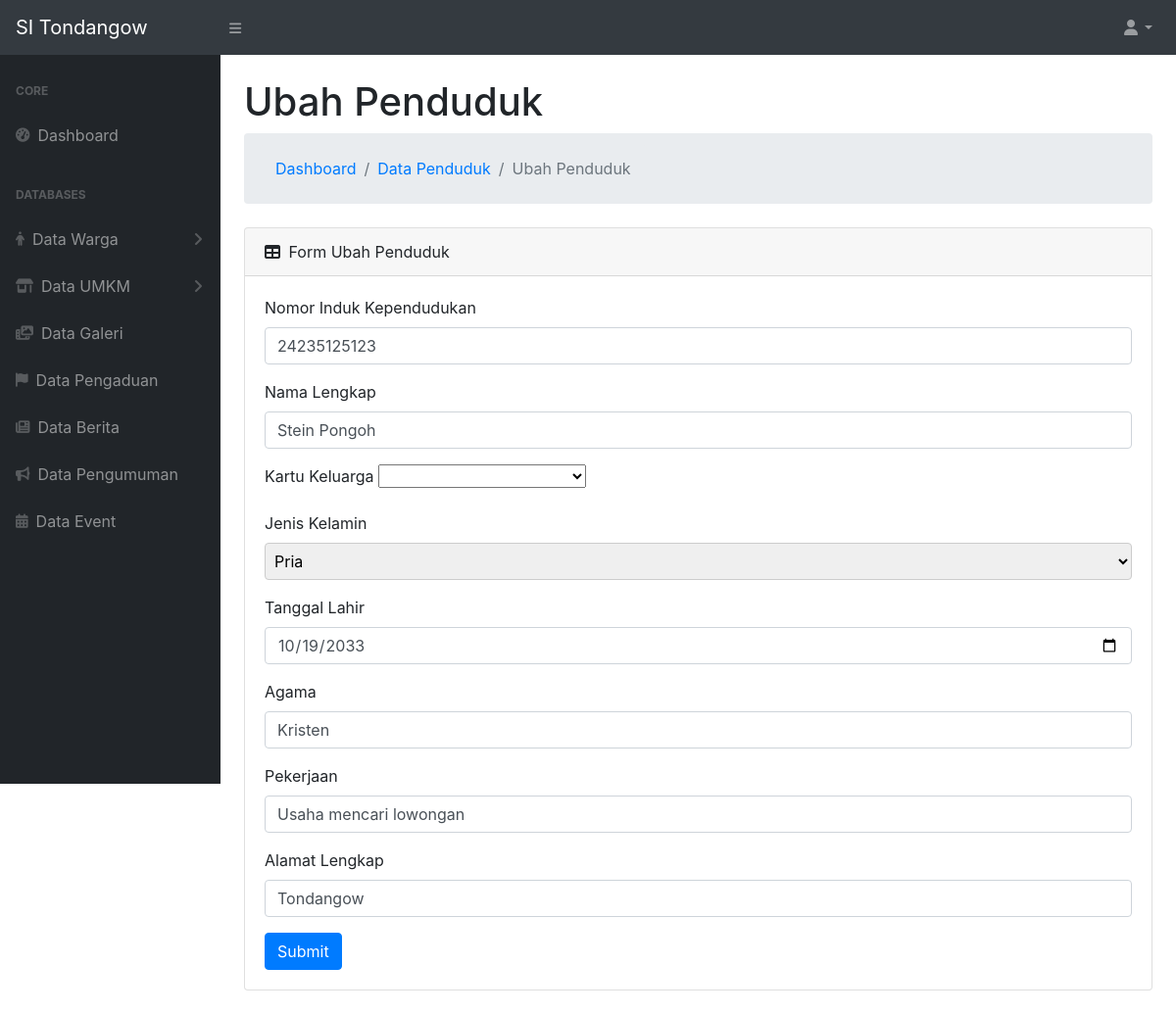
/models/ubahPenduduk.php?id=2, run on the app's committed database.
### tables this page shows
CREATE TABLE `penduduk` (
  `id` int(11) NOT NULL,
  `no_kk` int(255) NOT NULL,
  `nik` varchar(255) NOT NULL,
  `nama` varchar(255) NOT NULL,
  `tanggal_lahir` date NOT NULL,
  `jenis_kelamin` varchar(255) NOT NULL,
  `agama` varchar(255) NOT NULL,
  `pekerjaan` varchar(255) NOT NULL,
  `alamat_lengkap` varchar(255) NOT NULL
);

### functions/general.php (called while the page is built, shortened)
<?php
require_once 'dbconnect.php';
function query($query)
{
    global $dbconnect;
    $result = mysqli_query($dbconnect, $query);
    $rows = [];
    while ($row = mysqli_fetch_assoc($result)) {
        $rows[] = $row;
    }
    return $rows;
}
?>

### models/ubahPenduduk.php (the view, shortened to what this page needs)
<?php
include '../templates/header.php';
include '../functions/penduduk.php';
$pageName = 'Ubah Penduduk';
$getId = $_GET['id'];
$queryNoIDPenduduk=query("SELECT penduduk.no_kk FROM penduduk INNER JOIN keluarga ON penduduk.no_kk=keluarga.id WHERE penduduk.id='$getId'")[0];
$querySelectedData=query("SELECT keluarga.nama_kepala_keluarga, penduduk.id, keluarga.no_kk, penduduk.no_kk, nik, nama, tanggal_lahir, jenis_kelamin, agama, pekerjaan, alamat_lengkap FROM penduduk INNER JOIN keluarga ON penduduk.no_kk=keluarga.id WHERE penduduk.id='$getId'")[0];
?>
<div id="layoutSidenav_content">
    <main>
        <div class="container-fluid">
            <h1 class="mt-4"><?= $pageName ?></h1>
            <ol class="breadcrumb mb-4">
                <ol class="breadcrumb mb-0">
                    <li class="breadcrumb-item"><a href="../index.php">Dashboard</a></li>
                    <li class="breadcrumb-item"><a href="../controllers/dataPenduduk.php">Data Penduduk</a></li>
                    <li class="breadcrumb-item active"><?= $pageName ?></li>
                </ol>
            </ol>
            <div class="card mb-4">
                <div class="card-header">
                    <div>
                        <i class="fas fa-table mr-1 position-relative"></i>
                        Form <?= $pageName ?>
                    </div>
                </div>
                <div class="card-body">
                    <form action="#" method="post" enctype="multipart/form-data">
                        <div class="form-group">
                            <label for="nik">Nomor Induk Kependudukan</label>
                            <input value="<?= $querySelectedData["nik"]?>" name="nik" autocomplete="off" type="number" class="form-control" id="nik" placeholder="..." required>
                        </div>
                        <div class="form-group">
                            <label for="nama">Nama Lengkap</label>
                            <input value="<?= $querySelectedData['nama']?>" name="nama" autocomplete="off" type="text" class="form-control" id="nama" placeholder="..." required>
                        </div>
                        <div class="form-group">
                            <label for="kk">Kartu Keluarga</label>
                            <select name="kk" id="selectize" class="form-select" required>
                                <option value="<?= $queryNoIDPenduduk['no_kk']?>" selected hidden></option>
                                <?php
                                $query = mysqli_query($dbconnect, "SELECT * FROM keluarga") or die(mysqli_error($dbconnect));
                                while ($data = mysqli_fetch_array($query)) {
                                    echo "<option value=$data[id]>$data[no_kk] - $data[nama_kepala_keluarga]</option>";
                                }
                                ?>
                            </select>
                        </div>
                        <div class="form-group flex-column" style="display: flex;">
                            <label for="jenis_kelamin">Jenis Kelamin</label>
                            <select id='jenis_kelamin' name="jenis_kelamin" style="padding:5px; height: 38px; border-radius: 4px; border-color:rgb(204, 204, 204); outline:none;" id="jenis_kelamin" class="form-select" required>
                                <option value="<?=$querySelectedData['jenis_kelamin']?>" selected><?=$querySelectedData['jenis_kelamin']?></option>
                            </select>
                        </div>
                        <div class="form-group">
                            <label for="tanggal_lahir">Tanggal Lahir</label>
                            <input value="<?=$querySelectedData['tanggal_lahir']?>" name="tanggal_lahir" autocomplete="off" type="date" class="form-control" id="tanggal_lahir" required>
                        </div>
                        <div class="form-group">
                            <label for="agama">Agama</label>
                            <input value="<?=$querySelectedData['agama']?>" name="agama" autocomplete="off" type="text" class="form-control" id="agama" placeholder="..." required>
                        </div>
                        <div class="form-group">
                            <label for="pekerjaan">Pekerjaan</label>
                            <input value="<?=$querySelectedData['pekerjaan']?>" name="pekerjaan" autocomplete="off" type="text" class="form-control" id="pekerjaan" placeholder="..." required>
                        </div>
                        <div class="form-group">
                            <label for="alamat_lengkap">Alamat Lengkap</label>
                            <input value="<?=$querySelectedData['alamat_lengkap']?>" name="alamat_lengkap" autocomplete="off" type="text" class="form-control" id="alamat_lengkap" placeholder="..." required>
                        </div>
                        <button name="submit" id="submit" type="submit" class="btn btn-primary">Submit</button>
                    </form>
                </div>
            </div>
        </div>
    </main>
</div>
</div>
<?php include '../templates/footer.php'; ?>

### data on the page
penduduk: nik "24235125123", nama "Stein Pongoh", jenis_kelamin "Pria", tanggal_lahir "10/19/2033", agama "Kristen", pekerjaan "Usaha mencari lowongan", alamat_lengkap "Tondangow"

### other printed values
$pageName "Ubah Penduduk"
